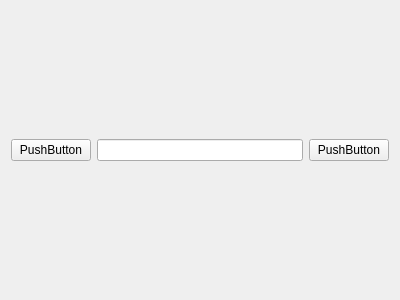
<?xml version="1.0" encoding="UTF-8"?>
<ui version="4.0">
 <class>Form</class>
 <widget class="QWidget" name="Form">
  <property name="geometry">
   <rect>
    <x>0</x>
    <y>0</y>
    <width>400</width>
    <height>300</height>
   </rect>
  </property>
  <property name="windowTitle">
   <string>Form</string>
  </property>
  <layout class="QGridLayout" name="gridLayout">
   <item row="0" column="0">
    <widget class="QPushButton" name="pushButton">
     <property name="text">
      <string>PushButton</string>
     </property>
    </widget>
   </item>
   <item row="0" column="1">
    <widget class="QLineEdit" name="lineEdit"/>
   </item>
   <item row="0" column="2">
    <widget class="QPushButton" name="pushButton_2">
     <property name="text">
      <string>PushButton</string>
     </property>
    </widget>
   </item>
  </layout>
 </widget>
 <resources/>
 <connections/>
</ui>
